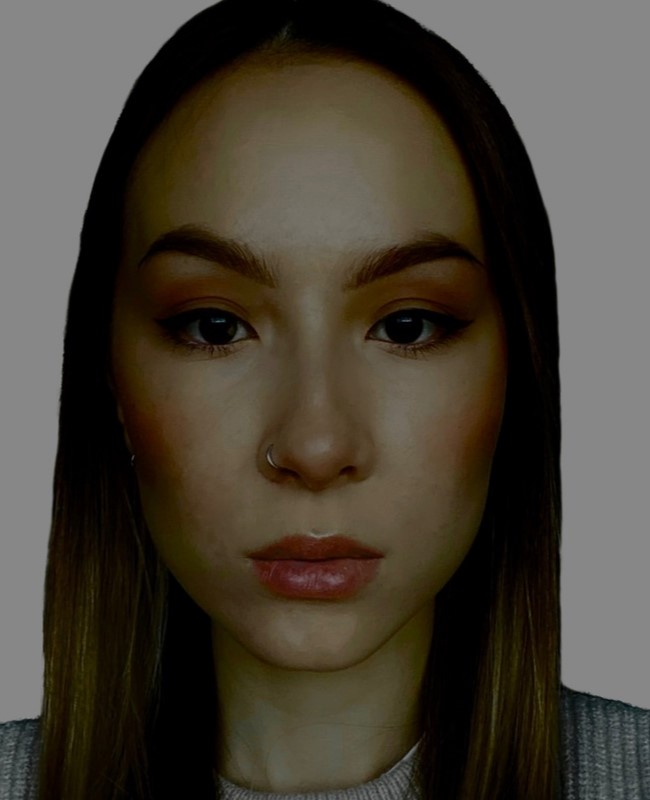
#> input picture 22.jpg, 650 x 800 px
$ python main.py
#> lines starting #> are read from the running program, lines starting #| are printed output that depends on the picture
import cv2

face_cascade_db = cv2.CascadeClassifier(cv2.data.haarcascades+"haarcascade_frontalface_default.xml")

img = cv2.imread("22.jpg")
#> img is the input picture: shape (800, 650, 3); mean B, G, R 53.5, 64.2, 71
img_gray = cv2.cvtColor(img, cv2.COLOR_BGR2GRAY)
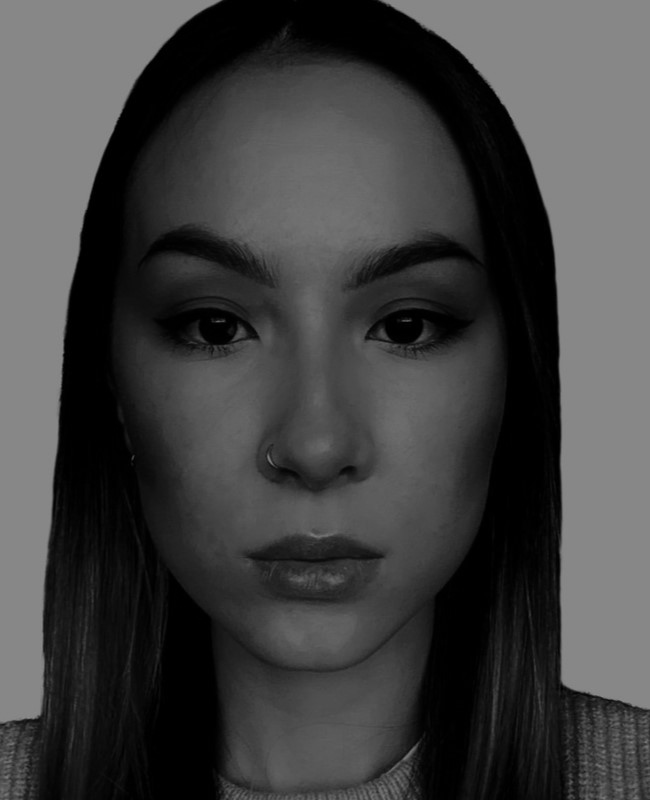
#> img_gray: shape (800, 650); min 0, max 143, mean 65

faces = face_cascade_db.detectMultiScale(img_gray, 1.1, 19)
#> faces = [[73, 136, 485, 485]]
for (x, y, w, h) in faces:
    cv2.rectangle(img, (x, y), (x + w, y +h), (0, 255, 0), 2)

    cv2.imshow('rez', img)
    cv2.waitKey()
#> this loop made 1 pass
#> pass 1, `cv2.imshow('rez', img)`:
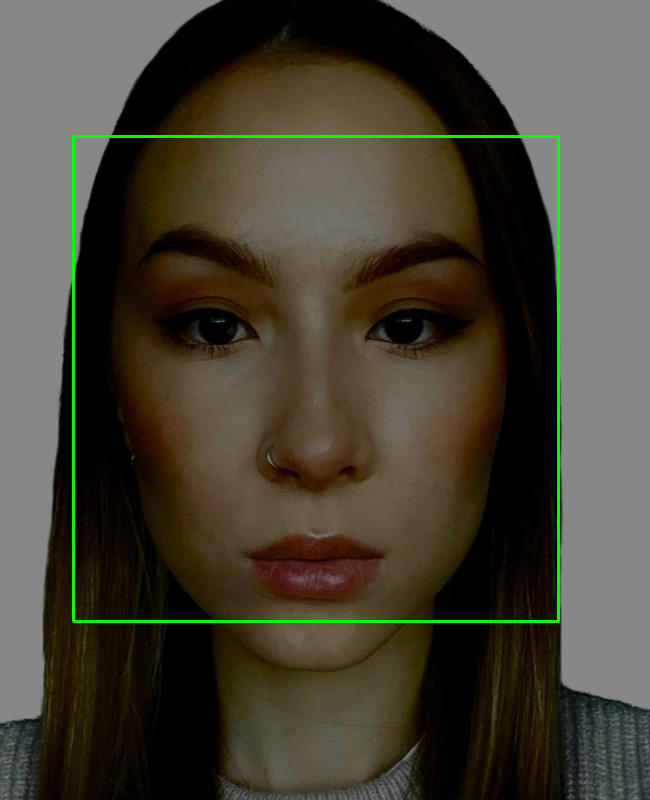
#> window 'rez': shape (800, 650, 3); mean B, G, R 53.1, 66.5, 70.4

$ run again, with 1.pgm saved as 22.jpg
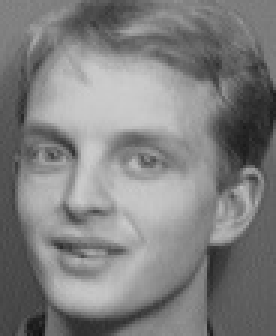
#> input picture 1.pgm, 92 x 112 px (shown 3 times larger)
#> img is the input picture: shape (112, 92, 3); min 15, max 205, mean 127.9
#> faces = [[2, 27, 64, 64]]
#> the loop `for (x, y, w, h) in faces:` made 1 pass
#> pass 1, `cv2.imshow('rez', img)`:
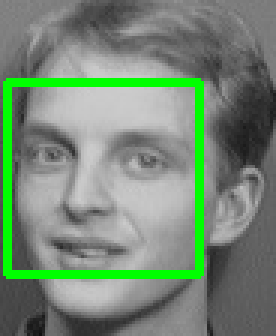
#> window 'rez': shape (112, 92, 3) (shown 3 times larger); mean B, G, R 118.1, 137, 118.1
